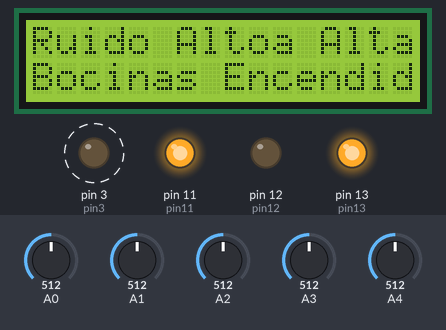
Recording of a sketch running on a simulated Arduino Uno, built with avr-gcc and run on an emulated ATmega328P. On the bench: 16×2 character LCD, output pins drawn as LEDs (lit = HIGH). Dashed ring = blinking. The inputs (shaded band) are chosen by the test bench; at power-on: A0 = 512, A1 = 512, A2 = 512, A3 = 512, A4 = 512.

Above: at 1.2 s.
1.3 s: A0 set to 570
At 1.53 s:
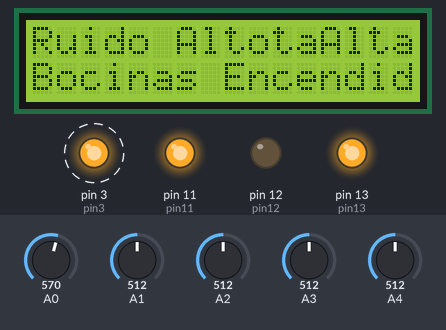
2.8 s: A0 set to 598
At 3.37 s:
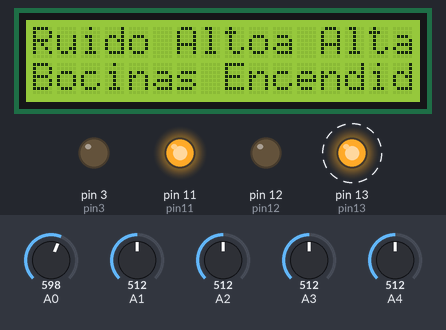
5.2 s: A1 set to 171
6.7 s: A1 set to 153
At 7.0 s:
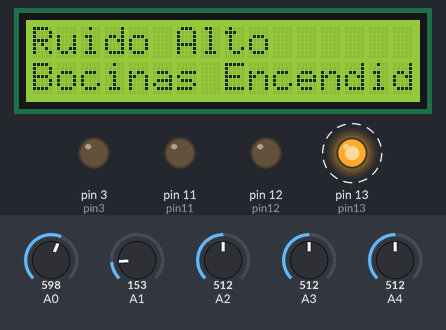
9.1 s: A2 set to 106
10.6 s: A2 set to 91
At 11.12 s:
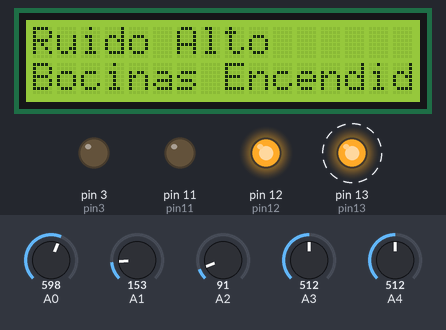
Timing chart, 0 to 14.0 s (numbered marks = the images above; inputs shaded):
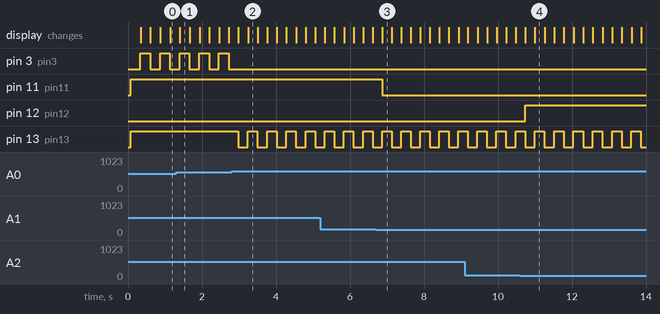

The sketch:

dom_tica1.ino
```cpp
#include <LiquidCrystal.h>
//Inicializando variables y pines
LiquidCrystal lcd(8, 9, 4, 5, 6, 7);

const int pin3 = 3;
const int pin11 = 11;
const int pin13 = 13;
const int pin12 = 12;

int temperatura;
int ruido;
int botones;
int humedad;
const int sensor = A1;
int b1;

int control = 1;
int control_aire = 1;
int control_luz = 1;
int control_deshumidificador = 1;
int control_ruido = 1;

void setup(){
  	//Setup lcd de 16 columnas, 2 filas
    lcd.begin(16,2);
    lcd.setCursor(0,0);
    lcd.print("PRESIONA UNA TECLA");
	//Setup de los pines analógicos como input
    pinMode(A0, INPUT);
    pinMode(A1, INPUT);
    pinMode(A2, INPUT);
    pinMode(A3, INPUT);
    pinMode(A4, INPUT);
    //Setup de los pines digitales como output
  	pinMode(pin3, OUTPUT);
    pinMode(pin11, OUTPUT);
    pinMode(pin12, OUTPUT);
    pinMode(pin13, OUTPUT);

    Serial.begin(9600);
}

void loop(){
  	//Set el cursor inicial en el led a columna 0, fila 1
    lcd.setCursor(0,1);
  	//Calcula los valores de temperatura, ruido, botones y humedad
  	//Con base en lectura de los pines analógicos
    b1 = int((float(analogRead(A1))*1/(1))/1);
    temperatura = ((b1^2)*0.01)+(0.18 * b1);
    ruido = analogRead(A3);
    botones = analogRead(A0);
  	humedad = analogRead(A4);

  	//Permite desactivar o activar sistemas separados o globales
  	//Si el botón global es presionado se desactivan todos los sistemas
  	//Si los botones individuales son presionados se desactiva solo ese sistema
    if (botones < 60) {
        if(control==1){
            control=0;
            lcd.print("Sistema Desactivado");
          	digitalWrite(pin3, LOW);
            digitalWrite(pin11, LOW);
            digitalWrite(pin12, LOW);
            digitalWrite(pin13, LOW);
        }
        else{
            control=1;
            lcd.print("Sistema Activado");
        }
    }
    else if (botones < 180) {
        if(control_aire==1){
            control_aire=0;
            lcd.print("Aire Desactivado");
            digitalWrite(pin11, LOW);
        }
        else{
            control_aire=1;
            lcd.print("Aire Activado");
        }
    }
    else if (botones < 380){
        if(control_luz==1){
            control_luz=0;
            lcd.print("Luces Desactivadas");
            digitalWrite(pin12, LOW);
        }
        else{
            control_luz=1;
            lcd.print("Luces Activadas");
        }
    }
    else if (botones < 580){
        if(control_deshumidificador==1){
            control_deshumidificador=0;
            lcd.print("Deshumidificador Desactivado");
          	digitalWrite(pin3, LOW);
        }
        else{
            control_deshumidificador=1;
            lcd.print("Deshumidificador Activado");
        }
    }
    else if (botones < 780){
        if(control_ruido==1){
            control_ruido=0;
            lcd.print("Bocinas Desactivadas");
            digitalWrite(pin13, LOW);
        }
        else{
            control_ruido=1;
            lcd.print("Bocinas Activadas");
        }
    }

  	//Mientras el sistema global esté activo procede a verificar los controles individuales
    if (control == 1){
        if (control_aire == 1){
          	//Si el control del AC está activo, verifica si la temperatura es mayor a 30°
          	//Si es mayor a 30° enciende el AC, de lo contrario lo apaga.
            if (temperatura > 30)
            {
            digitalWrite(pin11, HIGH);
            lcd.setCursor(0,0);
            lcd.print ("Temperatura Alta");
            lcd.setCursor(0,1);
            lcd.print("Aire Encendido");
            }
            else
            {
            digitalWrite(pin11, LOW);
            lcd.clear();
            }
        }

        if (control_luz == 1){
          	//Si el control de las lámparas está activo, verifica si la luz es muy baja
          	//Si la luz ambiental es baja, enciende la lámpara, de lo contrario la apaga.
            int analogValue1 = analogRead(A2);
            if (analogValue1 < 100)
            {
            lcd.setCursor(0,0);
            lcd.print ("Poca Luz");
            lcd.setCursor(0,1);
            lcd.print("Lamparas Encendidas");
            digitalWrite(pin12, HIGH);
            }
          	else
            {
            digitalWrite(pin12, LOW);
            }
        }

      	if (control_deshumidificador == 1){
          	//Si el control del deshumidificador está activo, verifica si la humedad es mayor al 50%
          	//Si es mayor al 50% enciende el deshumidificador, de lo contrario lo apaga.
            if (humedad > 488)
            {
              digitalWrite(pin3, HIGH);
              lcd.setCursor(0,0);
              lcd.print ("Humedad Alta");
              lcd.setCursor(0,1);
              lcd.print("Deshumidificador Encendido");
            }
            else
            {
              digitalWrite(pin3, LOW);
              lcd.clear();
            }
      	}

        if (control_ruido == 1){
          	//Si el control del ruido está activo, verifica si el ruido es muy alto.
          	//El sensor de ruido está simulado con un potenciómetro
          	//Si es mayor a la mitad del potenciómetro (arriba de 80dB), de lo contrario lo apaga.
            if (ruido > 511)
            {
            digitalWrite(pin13, HIGH);
            lcd.setCursor(0,0);
            lcd.print ("Ruido Alto");
            lcd.setCursor(0,1);
            lcd.print("Bocinas Encendidas");
            }
            else
            {
            digitalWrite(pin13, LOW);
            lcd.clear();
            }
        }
    }
  	//Espera 250 ms para volver a repetir el loop
    delay(250);
}
```

Measured:
- the behaviour switches between 579 and 580 on A0 (found by bisection; images 1 and 2)
- the behaviour switches between 164 and 163 on A1 (found by bisection; images 2 and 3)
- the behaviour switches between 100 and 99 on A2 (found by bisection; images 3 and 4)
- after the input at 2.8 s, pin 3 (pin3): stops changing and stays LOW; pin 13 (pin13): alternates HIGH for 0.26 s and LOW for 0.26 s, starting after 0.18 s; the display: first changes after 0.19 s (image 2 shows a later state)
- after the input at 6.7 s, pin 11 (pin11): HIGH → LOW after 0.17 s; the display: changes after 0.17 s (image 3)
- after the input at 10.6 s, pin 12 (pin12): LOW → HIGH after 0.14 s; the display: first changes after 0.14 s (image 4 shows a later state)
- by itself, pin 3 (pin3): alternates HIGH for 0.26 s and LOW for 0.27 s
